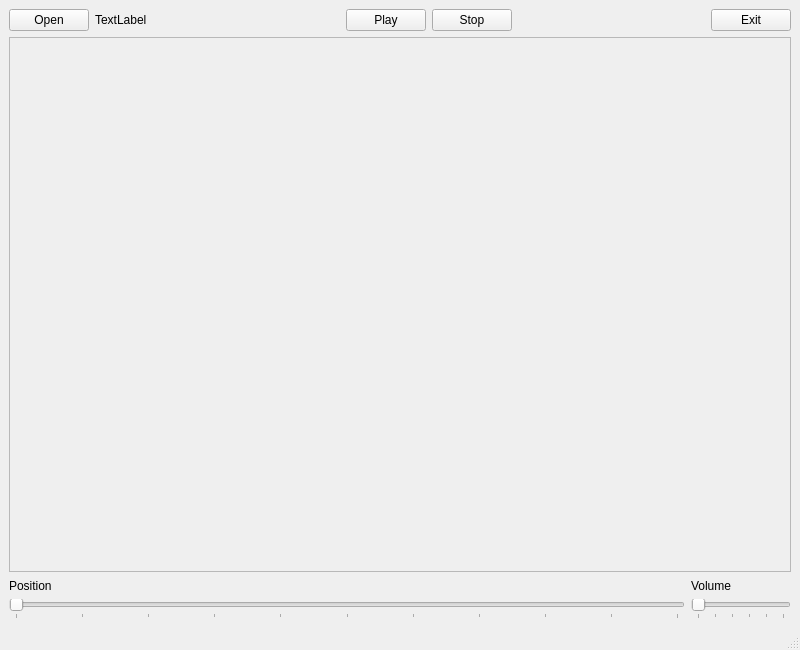
<?xml version="1.0" encoding="UTF-8"?>
<ui version="4.0">
 <class>MainWindow</class>
 <widget class="QMainWindow" name="MainWindow">
  <property name="geometry">
   <rect>
    <x>0</x>
    <y>0</y>
    <width>800</width>
    <height>650</height>
   </rect>
  </property>
  <property name="windowTitle">
   <string>MainWindow</string>
  </property>
  <widget class="QWidget" name="centralwidget">
   <layout class="QGridLayout" name="gridLayout">
    <item row="0" column="0">
     <layout class="QHBoxLayout" name="horizontalLayout">
      <item>
       <widget class="QPushButton" name="pushButton_open">
        <property name="text">
         <string>Open</string>
        </property>
       </widget>
      </item>
      <item>
       <widget class="QLabel" name="label">
        <property name="text">
         <string>TextLabel</string>
        </property>
       </widget>
      </item>
      <item>
       <spacer name="horizontalSpacer">
        <property name="orientation">
         <enum>Qt::Horizontal</enum>
        </property>
        <property name="sizeHint" stdset="0">
         <size>
          <width>40</width>
          <height>20</height>
         </size>
        </property>
       </spacer>
      </item>
      <item>
       <widget class="QPushButton" name="pushButton_play">
        <property name="text">
         <string>Play</string>
        </property>
       </widget>
      </item>
      <item>
       <widget class="QPushButton" name="pushButton_stop">
        <property name="text">
         <string>Stop</string>
        </property>
       </widget>
      </item>
      <item>
       <spacer name="horizontalSpacer_2">
        <property name="orientation">
         <enum>Qt::Horizontal</enum>
        </property>
        <property name="sizeHint" stdset="0">
         <size>
          <width>40</width>
          <height>20</height>
         </size>
        </property>
       </spacer>
      </item>
      <item>
       <widget class="QPushButton" name="pushButton_exit">
        <property name="text">
         <string>Exit</string>
        </property>
       </widget>
      </item>
     </layout>
    </item>
    <item row="1" column="0">
     <widget class="QFrame" name="frame_video">
      <property name="frameShape">
       <enum>QFrame::StyledPanel</enum>
      </property>
      <property name="frameShadow">
       <enum>QFrame::Raised</enum>
      </property>
     </widget>
    </item>
    <item row="2" column="0">
     <layout class="QGridLayout" name="gridLayout_2">
      <item row="1" column="0">
       <widget class="QSlider" name="horizontalSlider_video">
        <property name="maximum">
         <number>1000</number>
        </property>
        <property name="orientation">
         <enum>Qt::Horizontal</enum>
        </property>
        <property name="tickPosition">
         <enum>QSlider::TicksBelow</enum>
        </property>
        <property name="tickInterval">
         <number>100</number>
        </property>
       </widget>
      </item>
      <item row="1" column="1">
       <widget class="QSlider" name="horizontalSlider_audio">
        <property name="maximumSize">
         <size>
          <width>100</width>
          <height>16777215</height>
         </size>
        </property>
        <property name="maximum">
         <number>100</number>
        </property>
        <property name="orientation">
         <enum>Qt::Horizontal</enum>
        </property>
        <property name="tickPosition">
         <enum>QSlider::TicksBelow</enum>
        </property>
        <property name="tickInterval">
         <number>20</number>
        </property>
       </widget>
      </item>
      <item row="0" column="1">
       <widget class="QLabel" name="label_2">
        <property name="sizePolicy">
         <sizepolicy hsizetype="Preferred" vsizetype="Minimum">
          <horstretch>0</horstretch>
          <verstretch>0</verstretch>
         </sizepolicy>
        </property>
        <property name="maximumSize">
         <size>
          <width>16777215</width>
          <height>15</height>
         </size>
        </property>
        <property name="text">
         <string>Volume</string>
        </property>
       </widget>
      </item>
      <item row="0" column="0">
       <widget class="QLabel" name="label_3">
        <property name="sizePolicy">
         <sizepolicy hsizetype="Preferred" vsizetype="Minimum">
          <horstretch>0</horstretch>
          <verstretch>0</verstretch>
         </sizepolicy>
        </property>
        <property name="maximumSize">
         <size>
          <width>16777215</width>
          <height>15</height>
         </size>
        </property>
        <property name="text">
         <string>Position</string>
        </property>
       </widget>
      </item>
     </layout>
    </item>
   </layout>
  </widget>
  <widget class="QMenuBar" name="menubar">
   <property name="geometry">
    <rect>
     <x>0</x>
     <y>0</y>
     <width>800</width>
     <height>23</height>
    </rect>
   </property>
  </widget>
  <widget class="QStatusBar" name="statusbar">
   <property name="font">
    <font>
     <family>Arial Black</family>
    </font>
   </property>
  </widget>
 </widget>
 <resources/>
 <connections/>
</ui>
